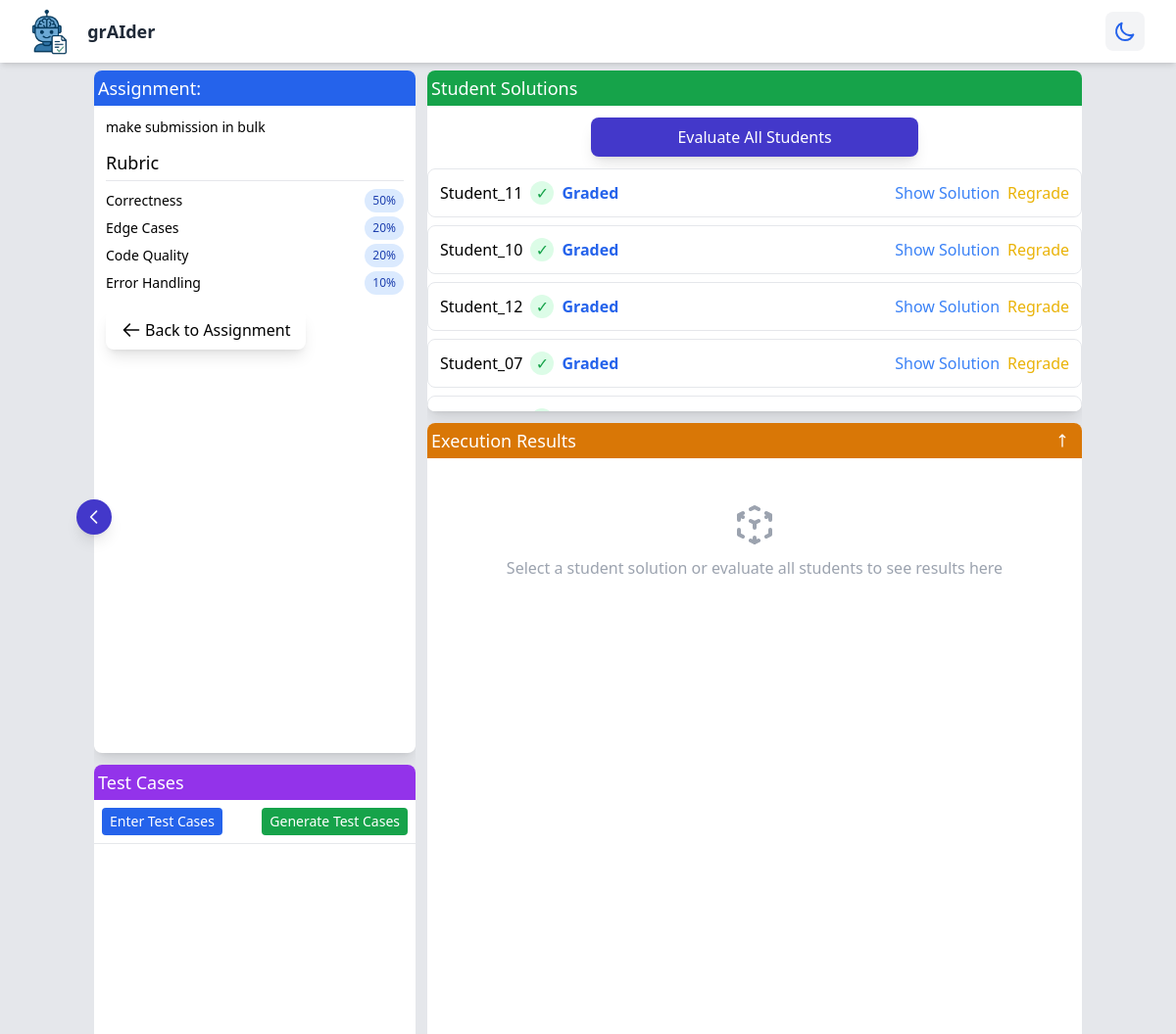
The page /grading_dashboard?assignment_id=3 on the database its author committed.
### app.py (models this page shows, shortened)
class Assignment(db.Model):
    id = db.Column(db.Integer, primary_key=True)
    name = db.Column(db.String(100), nullable=False)
    description = db.Column(db.Text, nullable=False)
    course = db.Column(db.String(100))
    weight = db.Column(db.Integer, default=100)
    rubric = db.Column(db.JSON)
    created_at = db.Column(db.DateTime, default=datetime.datetime.utcnow)
    submissions = db.relationship('Submission', backref='assignment', lazy=True)

class Submission(db.Model):
    id = db.Column(db.Integer, primary_key=True)
    student_name = db.Column(db.String(100), nullable=False)
    student_id = db.Column(db.Integer, db.ForeignKey('student.id'), nullable=True)
    assignment_id = db.Column(db.Integer, db.ForeignKey('assignment.id'), nullable=False)
    content = db.Column(db.Text, nullable=False)
    file_path = db.Column(db.String(255), nullable=True)
    grading_breakdown = db.Column(db.JSON, nullable=True)
    submitted_at = db.Column(db.DateTime, default=datetime.datetime.utcnow)

### app.py (the view)
@app.route("/grading_dashboard")
def grading_dashboard():
    assignment_id = request.args.get('assignment_id')
    if assignment_id:
        assignment = Assignment.query.get_or_404(assignment_id)
        submissions = Submission.query.filter_by(assignment_id=assignment_id).all()
        students = []
        for submission in submissions:
            student = Student.query.filter_by(name=submission.student_name).first()
            if not student:
                student = Student(
                    name=submission.student_name,
                    solution=submission.content,
                    correct=bool(submission.grading_breakdown),  # Assume correct if graded
                    annotation=submission.grading_breakdown.get('evaluation', '') if submission.grading_breakdown else ''
                )
            students.append(student)
        return render_template("grading_dashboard.html", assignment=assignment, test_cases=test_cases, students=students)
    else:
        students = Student.query.all()
        for student in students:
            student.escaped_solution = json.dumps(student.solution)
        return render_template("grading_dashboard.html", assignment=assignment, test_cases=test_cases, students=students)

### templates/grading_dashboard.html (shortened to what this page needs)
{% extends "base.html" %}
{% block content %}
<div class="container mx-auto p-2 overflow-hidden">
  <div class="grid grid-cols-1 md:grid-cols-3 gap-3" id="main-grid">
    <div id="left-sidebar" class="space-y-3">
      <div class="bg-white dark:bg-gray-800 rounded-lg shadow-lg transform hover:scale-102 transition-all duration-300 overflow-hidden">
        <div class="bg-blue-600 text-white p-1">
          <h2 class="text-lg font-medium">Assignment: {{ assignment.title }}</h2>
        </div>
        <div class="p-3">
          <p class="mb-3 text-sm">{{ assignment.description }}</p>
          <h3 class="text-lg font-medium mb-2 border-b pb-1">Rubric</h3>
          <ul class="space-y-1 text-sm">
            {% for criterion, weight in assignment.rubric.items() %}
            <li class="flex justify-between items-center">
              <span>{{ criterion }}</span>
              <span class="bg-blue-100 dark:bg-blue-900 text-blue-800 dark:text-blue-200 px-2 py-1 rounded-full text-xs font-medium">{{ weight }}%</span>
            </li>
            {% endfor %}
          </ul>
          <div id="back-button-container" class="mt-4 hidden">
            <a href="#" class="inline-flex items-center bg-white dark:bg-gray-800 rounded-lg shadow-lg transform hover:scale-102 transition-all duration-300 overflow-hidden px-4 py-2">
              <svg class="w-5 h-5 mr-1" fill="none" stroke="currentColor" viewBox="0 0 24 24" xmlns="http://www.w3.org/2000/svg">
                <path stroke-linecap="round" stroke-linejoin="round" stroke-width="2" d="M10 19l-7-7m0 0l7-7m-7 7h18"></path>
              </svg>
              Back to Assignment
            </a>
          </div>
        </div>
      </div>
      <div class="bg-white dark:bg-gray-800 rounded-lg shadow-lg transform hover:scale-102 transition-all duration-300 overflow-hidden">
                <div class="bg-purple-600 text-white p-1">          <h2 class="text-lg font-medium">Test Cases</h2>        </div>        <div class="p-2 flex justify-between items-center border-b">          <button id="enter-test-cases-btn" class="px-2 py-1 bg-blue-600 hover:bg-blue-700 text-white text-sm rounded transition-colors">            Enter Test Cases          </button>          <button id="generate-test-cases-btn" class="px-2 py-1 bg-green-600 hover:bg-green-700 text-white text-sm rounded transition-colors">            Generate Test Cases          </button>        </div>
      </div>
    </div>
    <button id="toggle-sidebar" class="absolute top-1/2 transform -translate-y-1/2 -translate-x-1/2 bg-indigo-700 hover:bg-indigo-800 text-white rounded-full p-2 shadow-lg z-10 transition-all duration-300">
      <svg xmlns="http://www.w3.org/2000/svg" class="h-5 w-5 chevron-icon transition-transform duration-300" fill="none" viewBox="0 0 24 24" stroke="currentColor">
        <path stroke-linecap="round" stroke-linejoin="round" stroke-width="2" d="M15 19l-7-7 7-7" />
      </svg>
    </button>
    <div class="md:col-span-2 space-y-3">
      <div class="bg-white dark:bg-gray-800 rounded-lg shadow-lg flex flex-col overflow-hidden " id="students-container">
        <div class="bg-green-600 text-white p-1">
          <h2 class="text-lg font-medium">Student Solutions</h2>
        </div>
        <button class="mb-3 mt-3 bg-indigo-700 hover:bg-indigo-800 text-white px-4 py-2 rounded-lg w-1/2 mx-auto block shadow-lg flex items-center justify-center"
                onclick="evaluateAllStudents()">
          Evaluate All Students
        </button>
        <ul class="space-y-2">
          {% for student in students %}
          <li class="border rounded-lg p-3 hover:shadow-lg transition-all duration-300 bg-white dark:bg-gray-700" data-student="{{ student.name }}">
            <div class="flex justify-between items-center">
              <h4 class="font-medium flex items-center">
                <span class="mr-2">{{ student.name }}</span>
                <span id="status-{{ loop.index }}" class="{% if student.correct %}inline-flex{% else %}hidden{% endif %} items-center justify-center w-6 h-6 rounded-full {% if student.correct %}bg-green-100 text-green-600{% endif %}">
                  {% if student.correct %}✓{% endif %}
                </span>
                <span id="grade-{{ loop.index }}" class="ml-2 font-bold text-blue-600">
                  {% if student.correct %}Graded{% endif %}
                </span>
              </h4>
              <div class="flex items-center space-x-2">
                <button class="text-blue-500 hover:text-blue-700 hover:underline focus:outline-none transition-colors duration-300"
                        onclick="toggleCode('student-{{ loop.index }}', this, '{{ student.name }}', '{{ loop.index }}')">
                  Show Solution
                </button>
                <button class="{% if student.correct %}text-yellow-500 hover:text-yellow-700{% else %}text-green-500 hover:text-green-700{% endif %} hover:underline focus:outline-none transition-colors duration-300 grade-student-btn"
                        data-name="{{ student.name }}"
                        data-index="{{ loop.index }}"
                        data-is-regrading="{{ student.correct|lower }}"
                        id="grade-btn-{{ loop.index }}">
                  {% if student.correct %}Regrade{% else %}Grade{% endif %}
                </button>
              </div>
            </div>
          </li>
          {% endfor %}
        </ul>
      </div>
      <div class="bg-white dark:bg-gray-800 rounded-lg shadow-lg overflow-hidden" id="results-section">
        <div class="bg-amber-600 text-white p-1 flex justify-between items-center">
          <h2 class="text-lg font-medium">Execution Results</h2>
          <div class="flex items-center">
            <button id="resize-handle" class="text-white hover:bg-amber-700 px-2 py-1 rounded">
              <svg xmlns="http://www.w3.org/2000/svg" class="h-4 w-4" fill="none" viewBox="0 0 24 24" stroke="currentColor">
                <path stroke-linecap="round" stroke-linejoin="round" stroke-width="2" d="M8 7l4-4m0 0l4 4m-4-4v18" />
              </svg>
            </button>
          </div>
        </div>
        <div id="results-container" class="p-3 overflow-y-auto" style="min-height: 150px; max-height: 400px;">
          <div id="results-output" class="mt-2">
            <div class="flex items-center justify-center h-32 text-gray-400">
              <div class="text-center">
                <p>Select a student solution or evaluate all students to see results here</p>
              </div>
            </div>
          </div>
        </div>
      </div>
    </div>
  </div>
</div>
{% endblock %}

### templates/grading_dashboard.html (style rules this page uses)
.transition-all { transition-property: all; transition-timing-function: cubic-bezier(0.4, 0, 0.2, 1); }
#resize-handle { cursor: ns-resize; }
#students-container [id^="status-"] { transition: all 0.3s ease; }
.transition-all { transition: all 0.3s ease-in-out; }
body, html { margin: 0; padding: 0; height: 100vh; overflow-x: hidden; }
.container { height: 100vh; max-height: 100vh; overflow-x: hidden; padding: 8px !important; box-sizing: border-box; }
#main-grid { height: calc(100vh - 16px); overflow: hidden; max-width: 100%; }
#results-output, #students-container ul, #left-sidebar > div { overflow-y: auto; }
#left-sidebar { display: flex; flex-direction: column; height: 100vh; overflow-y: hidden; }
#left-sidebar > div:first-child { flex-grow: 3; overflow-y: auto; }
#left-sidebar > div:last-child { flex-grow: 2; overflow-y: auto; }
#left-sidebar { transition: width 0.3s ease, opacity 0.3s ease, max-width 0.3s ease; }
#toggle-sidebar { transition: left 0.3s ease, transform 0.3s ease; }
.md\:col-span-2 { display: flex; flex-direction: column; height: 100vh; overflow-y: hidden; max-width: 100%; }
#students-container { flex: 1; max-height: 35vh; overflow-y: auto; overflow-x: hidden; width: 100%; }
#results-section { flex: 2; max-width: 100%; overflow-x: hidden; }
#results-container { max-height: none !important; height: calc(100% - 36px); min-height: auto !important; }
.chevron-icon { transition: transform 0.3s ease; }
#main-grid { transition: grid-template-columns 0.3s ease; }

### rows shown on the page
Assignment: description "make submission in bulk"
Submission: name "Student_11", shows "Graded", shows "Regrade"
Submission: name "Student_10", shows "Graded", shows "Regrade"
Submission: name "Student_12", shows "Graded", shows "Regrade"
Submission: name "Student_07", shows "Graded", shows "Regrade"

### other values the page prints
{{ criterion }} "Correctness" "Edge Cases" "Code Quality" "Error Handling"
{{ weight }} "50" "20" "20" "10"
